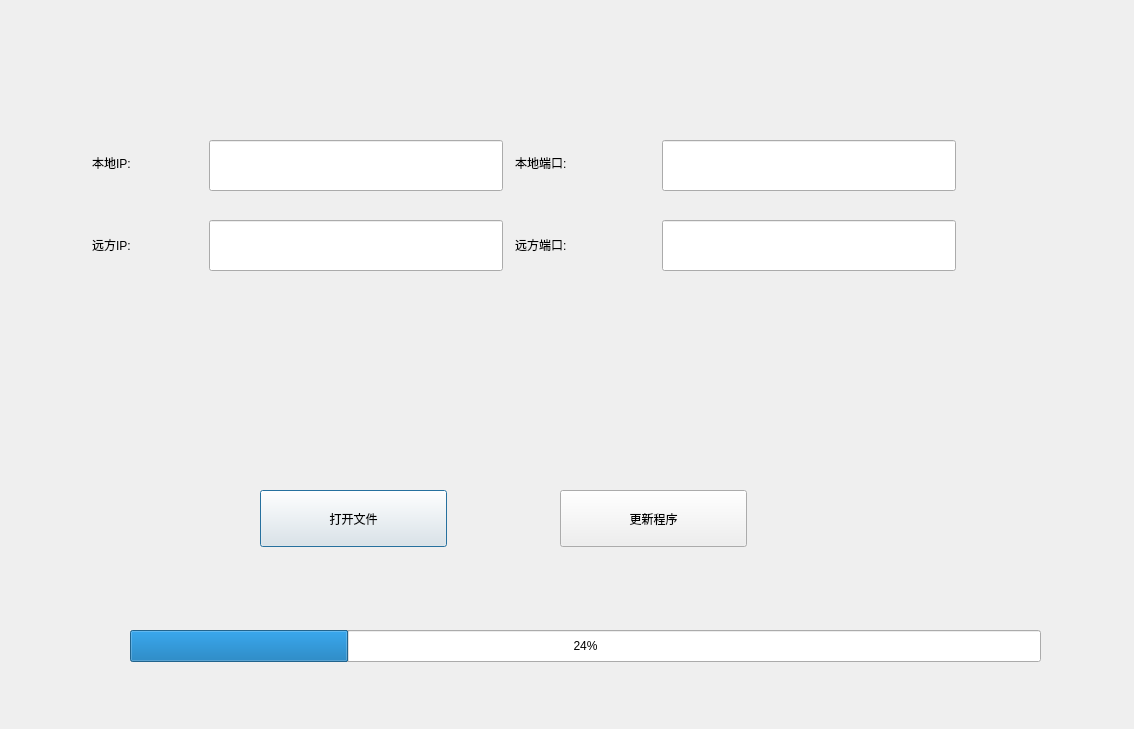
<?xml version="1.0" encoding="UTF-8"?>
<ui version="4.0">
 <class>UdpFile</class>
 <widget class="QDialog" name="UdpFile">
  <property name="geometry">
   <rect>
    <x>0</x>
    <y>0</y>
    <width>1134</width>
    <height>729</height>
   </rect>
  </property>
  <property name="windowTitle">
   <string>Udp-file</string>
  </property>
  <widget class="QPushButton" name="btn_openfile">
   <property name="geometry">
    <rect>
     <x>260</x>
     <y>490</y>
     <width>187</width>
     <height>57</height>
    </rect>
   </property>
   <property name="text">
    <string>打开文件</string>
   </property>
  </widget>
  <widget class="QPushButton" name="btn_update">
   <property name="geometry">
    <rect>
     <x>560</x>
     <y>490</y>
     <width>187</width>
     <height>57</height>
    </rect>
   </property>
   <property name="text">
    <string>更新程序</string>
   </property>
  </widget>
  <widget class="QLabel" name="label">
   <property name="geometry">
    <rect>
     <x>92</x>
     <y>148</y>
     <width>105</width>
     <height>30</height>
    </rect>
   </property>
   <property name="text">
    <string>本地IP:</string>
   </property>
  </widget>
  <widget class="QLineEdit" name="edit_localip">
   <property name="geometry">
    <rect>
     <x>209</x>
     <y>140</y>
     <width>294</width>
     <height>51</height>
    </rect>
   </property>
  </widget>
  <widget class="QLabel" name="label_2">
   <property name="geometry">
    <rect>
     <x>515</x>
     <y>148</y>
     <width>135</width>
     <height>30</height>
    </rect>
   </property>
   <property name="text">
    <string>本地端口:</string>
   </property>
  </widget>
  <widget class="QLineEdit" name="edit_localport">
   <property name="geometry">
    <rect>
     <x>662</x>
     <y>140</y>
     <width>294</width>
     <height>51</height>
    </rect>
   </property>
  </widget>
  <widget class="QLabel" name="label_3">
   <property name="geometry">
    <rect>
     <x>92</x>
     <y>230</y>
     <width>105</width>
     <height>30</height>
    </rect>
   </property>
   <property name="text">
    <string>远方IP:</string>
   </property>
  </widget>
  <widget class="QLineEdit" name="edit_remoteip">
   <property name="geometry">
    <rect>
     <x>209</x>
     <y>220</y>
     <width>294</width>
     <height>51</height>
    </rect>
   </property>
  </widget>
  <widget class="QLabel" name="label_4">
   <property name="geometry">
    <rect>
     <x>515</x>
     <y>230</y>
     <width>135</width>
     <height>30</height>
    </rect>
   </property>
   <property name="text">
    <string>远方端口:</string>
   </property>
  </widget>
  <widget class="QLineEdit" name="edit_remoteport">
   <property name="geometry">
    <rect>
     <x>662</x>
     <y>220</y>
     <width>294</width>
     <height>51</height>
    </rect>
   </property>
  </widget>
  <widget class="QProgressBar" name="bar_sendprogress">
   <property name="geometry">
    <rect>
     <x>130</x>
     <y>630</y>
     <width>911</width>
     <height>32</height>
    </rect>
   </property>
   <property name="value">
    <number>24</number>
   </property>
  </widget>
 </widget>
 <resources/>
 <connections>
  <connection>
   <sender>btn_openfile</sender>
   <signal>clicked()</signal>
   <receiver>UdpFile</receiver>
   <slot>slotOpen()</slot>
   <hints>
    <hint type="sourcelabel">
     <x>374</x>
     <y>525</y>
    </hint>
    <hint type="destinationlabel">
     <x>387</x>
     <y>435</y>
    </hint>
   </hints>
  </connection>
  <connection>
   <sender>btn_update</sender>
   <signal>clicked()</signal>
   <receiver>UdpFile</receiver>
   <slot>slotUpdate()</slot>
   <hints>
    <hint type="sourcelabel">
     <x>703</x>
     <y>508</y>
    </hint>
    <hint type="destinationlabel">
     <x>721</x>
     <y>417</y>
    </hint>
   </hints>
  </connection>
  <connection>
   <sender>edit_localip</sender>
   <signal>textChanged(QString)</signal>
   <receiver>UdpFile</receiver>
   <slot>slotLocalIP(QString)</slot>
   <hints>
    <hint type="sourcelabel">
     <x>238</x>
     <y>181</y>
    </hint>
    <hint type="destinationlabel">
     <x>215</x>
     <y>98</y>
    </hint>
   </hints>
  </connection>
  <connection>
   <sender>edit_localport</sender>
   <signal>textChanged(QString)</signal>
   <receiver>UdpFile</receiver>
   <slot>slotLocalPort(QString)</slot>
   <hints>
    <hint type="sourcelabel">
     <x>821</x>
     <y>159</y>
    </hint>
    <hint type="destinationlabel">
     <x>846</x>
     <y>110</y>
    </hint>
   </hints>
  </connection>
  <connection>
   <sender>edit_remoteip</sender>
   <signal>textChanged(QString)</signal>
   <receiver>UdpFile</receiver>
   <slot>slotRemoteIP(QString)</slot>
   <hints>
    <hint type="sourcelabel">
     <x>287</x>
     <y>247</y>
    </hint>
    <hint type="destinationlabel">
     <x>287</x>
     <y>316</y>
    </hint>
   </hints>
  </connection>
  <connection>
   <sender>edit_remoteport</sender>
   <signal>textChanged(QString)</signal>
   <receiver>UdpFile</receiver>
   <slot>slotRemotePort(QString)</slot>
   <hints>
    <hint type="sourcelabel">
     <x>912</x>
     <y>248</y>
    </hint>
    <hint type="destinationlabel">
     <x>914</x>
     <y>315</y>
    </hint>
   </hints>
  </connection>
 </connections>
 <slots>
  <slot>slotUpdate()</slot>
  <slot>slotOpen()</slot>
  <slot>slotLocalIP(QString)</slot>
  <slot>slotLocalPort(QString)</slot>
  <slot>slotRemoteIP(QString)</slot>
  <slot>slotRemotePort(QString)</slot>
  <slot>slotProgressBar(int)</slot>
 </slots>
</ui>
